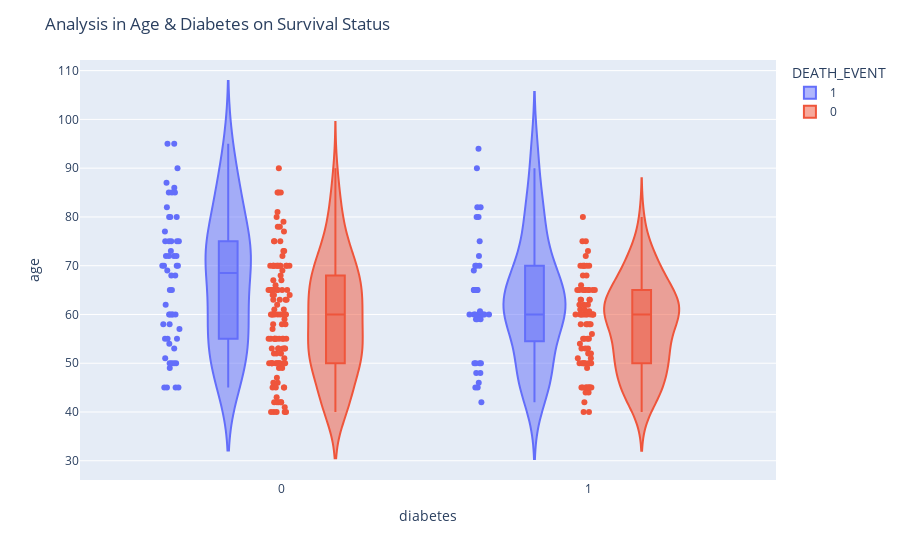

Notebook code cell kept with this figure:
### Markdown cell above
- High Survival Rate on (Not Smoking age 55~65 ) & (Smoking age 50~60)
- People who doesn't smoke is higher than people who smokes in this data.....  ??????

### Code cell
fig = px.violin(heart_data, y='age', x='diabetes', color='DEATH_EVENT', box=True, points='all', hover_data=heart_data.columns)
fig.update_layout(title_text='Analysis in Age & Diabetes on Survival Status')
fig.show()

### Figure 1 — Plotly figure (JSON) as saved in the notebook; plotly's stock layout.template omitted (floating-point values rounded to 4 significant figures; data arrays with more than 128 entries replaced by an {"elided": "..."} marker saying what was removed)
{"data": [{"alignmentgroup": "True", "box": {"visible": true}, "customdata": {"elided": "96x11 float values"}, "hovertemplate": "DEATH_EVENT=%{customdata[10]}<br>diabetes=%{x}<br>age=%{y}<br>anaemia=%{customdata[0]}<br>creatinine_phosphokinase=%{customdata[1]}<br>ejection_fraction=%{customdata[2]}<br>high_blood_pressure=%{customdata[3]}<br>platelets=%{customdata[4]}<br>serum_creatinine=%{customdata[5]}<br>serum_sodium=%{customdata[6]}<br>sex=%{customdata[7]}<br>smoking=%{customdata[8]}<br>time=%{customdata[9]}<extra></extra>", "legendgroup": "1", "marker": {"color": "#636efa"}, "name": "1", "offsetgroup": "1", "orientation": "v", "points": "all", "scalegroup": "True", "showlegend": true, "x": [0, 0, 0, 0, 1, 0, 0, 1, 0, 0, 0, 0, 0, 0, 0, 0, 0, 0, 1, 1, 0, 1, 1, 0, 1, 0, 1, 1, 0, 1, 1, 1, 1, 1, 1, 0, 1, 1, 1, 1, 0, 1, 0, 0, 0, 0, 1, 1, 1, 0, 0, 1, 1, 0, 0, 0, 1, 0, 0, 1, 0, 0, 0, 1, 1, 0, 0, 0, 0, 0, 0, 1, 0, 0, 0, 0, 1, 1, 1, 1, 1, 1, 0, 0, 1, 0, 1, 0, 0, 1, 0, 0, 0, 0, 1, 0], "x0": " ", "xaxis": "x", "y": [75, 55, 65, 50, 65, 90, 75, 60, 65, 80, 75, 62, 45, 50, 82, 87, 45, 70, 48, 65, 68, 75, 80, 95, 70, 58, 82, 94, 85, 50, 65, 69, 90, 82, 60, 70, 50, 70, 60, 50, 51, 60, 80, 57, 68, 53, 60, 70, 60, 95, 49, 72, 45, 50, 45, 60, 42, 72, 70, 65, 85, 69, 60, 60, 59, 60, 72, 85, 70, 86, 60, 46, 80, 72, 75, 72, 50, 45, 80, 59, 59, 65, 75, 58, 60.67, 50, 60, 45, 77, 48, 54, 73, 60, 55, 65, 55], "y0": " ", "yaxis": "y", "type": "violin"}, {"alignmentgroup": "True", "box": {"visible": true}, "customdata": {"elided": "203x11 float values"}, "hovertemplate": "DEATH_EVENT=%{customdata[10]}<br>diabetes=%{x}<br>age=%{y}<br>anaemia=%{customdata[0]}<br>creatinine_phosphokinase=%{customdata[1]}<br>ejection_fraction=%{customdata[2]}<br>high_blood_pressure=%{customdata[3]}<br>platelets=%{customdata[4]}<br>serum_creatinine=%{customdata[5]}<br>serum_sodium=%{customdata[6]}<br>sex=%{customdata[7]}<br>smoking=%{customdata[8]}<br>time=%{customdata[9]}<extra></extra>", "legendgroup": "0", "marker": {"color": "#EF553B"}, "name": "0", "offsetgroup": "0", "orientation": "v", "points": "all", "scalegroup": "True", "showlegend": true, "x": {"elided": "203 int values"}, "x0": " ", "xaxis": "x", "y": {"elided": "203 float values"}, "y0": " ", "yaxis": "y", "type": "violin"}], "layout": {"xaxis": {"anchor": "y", "domain": [0, 1], "title": {"text": "diabetes"}}, "yaxis": {"anchor": "x", "domain": [0, 1], "title": {"text": "age"}}, "legend": {"title": {"text": "DEATH_EVENT"}, "tracegroupgap": 0}, "margin": {"t": 60}, "violinmode": "group", "title": {"text": "Analysis in Age & Diabetes on Survival Status"}}}
